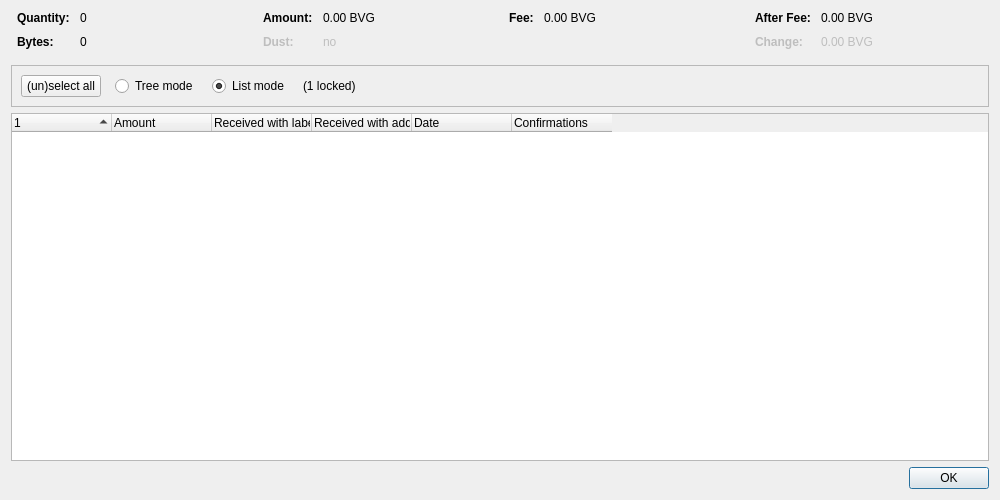
<?xml version="1.0" encoding="UTF-8"?>
<ui version="4.0">
 <class>CoinControlDialog</class>
 <widget class="QDialog" name="CoinControlDialog">
  <property name="geometry">
   <rect>
    <x>0</x>
    <y>0</y>
    <width>1000</width>
    <height>500</height>
   </rect>
  </property>
  <property name="windowTitle">
   <string>Coin Selection</string>
  </property>
  <layout class="QVBoxLayout" name="verticalLayout">
   <item>
    <layout class="QHBoxLayout" name="horizontalLayoutTop" stretch="0,0,0,0">
     <property name="topMargin">
      <number>0</number>
     </property>
     <property name="bottomMargin">
      <number>10</number>
     </property>
     <item>
      <layout class="QFormLayout" name="formLayoutCoinControl1">
       <property name="horizontalSpacing">
        <number>10</number>
       </property>
       <property name="verticalSpacing">
        <number>10</number>
       </property>
       <property name="leftMargin">
        <number>6</number>
       </property>
       <property name="rightMargin">
        <number>6</number>
       </property>
       <item row="0" column="0">
        <widget class="QLabel" name="labelCoinControlQuantityText">
         <property name="font">
          <font>
           <weight>75</weight>
           <bold>true</bold>
          </font>
         </property>
         <property name="text">
          <string>Quantity:</string>
         </property>
        </widget>
       </item>
       <item row="0" column="1">
        <widget class="QLabel" name="labelCoinControlQuantity">
         <property name="cursor">
          <cursorShape>IBeamCursor</cursorShape>
         </property>
         <property name="contextMenuPolicy">
          <enum>Qt::ActionsContextMenu</enum>
         </property>
         <property name="text">
          <string notr="true">0</string>
         </property>
         <property name="textInteractionFlags">
          <set>Qt::LinksAccessibleByMouse|Qt::TextSelectableByKeyboard|Qt::TextSelectableByMouse</set>
         </property>
        </widget>
       </item>
       <item row="1" column="0">
        <widget class="QLabel" name="labelCoinControlBytesText">
         <property name="font">
          <font>
           <weight>75</weight>
           <bold>true</bold>
          </font>
         </property>
         <property name="text">
          <string>Bytes:</string>
         </property>
        </widget>
       </item>
       <item row="1" column="1">
        <widget class="QLabel" name="labelCoinControlBytes">
         <property name="cursor">
          <cursorShape>IBeamCursor</cursorShape>
         </property>
         <property name="contextMenuPolicy">
          <enum>Qt::ActionsContextMenu</enum>
         </property>
         <property name="text">
          <string notr="true">0</string>
         </property>
         <property name="textInteractionFlags">
          <set>Qt::LinksAccessibleByMouse|Qt::TextSelectableByKeyboard|Qt::TextSelectableByMouse</set>
         </property>
        </widget>
       </item>
      </layout>
     </item>
     <item>
      <layout class="QFormLayout" name="formLayoutCoinControl2">
       <property name="horizontalSpacing">
        <number>10</number>
       </property>
       <property name="verticalSpacing">
        <number>10</number>
       </property>
       <property name="leftMargin">
        <number>6</number>
       </property>
       <property name="rightMargin">
        <number>6</number>
       </property>
       <item row="0" column="0">
        <widget class="QLabel" name="labelCoinControlAmountText">
         <property name="font">
          <font>
           <weight>75</weight>
           <bold>true</bold>
          </font>
         </property>
         <property name="text">
          <string>Amount:</string>
         </property>
        </widget>
       </item>
       <item row="0" column="1">
        <widget class="QLabel" name="labelCoinControlAmount">
         <property name="cursor">
          <cursorShape>IBeamCursor</cursorShape>
         </property>
         <property name="contextMenuPolicy">
          <enum>Qt::ActionsContextMenu</enum>
         </property>
         <property name="text">
          <string notr="true">0.00 BVG</string>
         </property>
         <property name="textInteractionFlags">
          <set>Qt::LinksAccessibleByMouse|Qt::TextSelectableByKeyboard|Qt::TextSelectableByMouse</set>
         </property>
        </widget>
       </item>
       <item row="1" column="0">
        <widget class="QLabel" name="labelCoinControlLowOutputText">
         <property name="enabled">
          <bool>false</bool>
         </property>
         <property name="font">
          <font>
           <weight>75</weight>
           <bold>true</bold>
          </font>
         </property>
         <property name="text">
          <string>Dust:</string>
         </property>
        </widget>
       </item>
       <item row="1" column="1">
        <widget class="QLabel" name="labelCoinControlLowOutput">
         <property name="enabled">
          <bool>false</bool>
         </property>
         <property name="cursor">
          <cursorShape>IBeamCursor</cursorShape>
         </property>
         <property name="contextMenuPolicy">
          <enum>Qt::ActionsContextMenu</enum>
         </property>
         <property name="text">
          <string notr="true">no</string>
         </property>
         <property name="textInteractionFlags">
          <set>Qt::LinksAccessibleByMouse|Qt::TextSelectableByKeyboard|Qt::TextSelectableByMouse</set>
         </property>
        </widget>
       </item>
      </layout>
     </item>
     <item>
      <layout class="QFormLayout" name="formLayoutCoinControl3">
       <property name="horizontalSpacing">
        <number>10</number>
       </property>
       <property name="verticalSpacing">
        <number>10</number>
       </property>
       <property name="leftMargin">
        <number>6</number>
       </property>
       <property name="rightMargin">
        <number>6</number>
       </property>
       <item row="0" column="0">
        <widget class="QLabel" name="labelCoinControlFeeText">
         <property name="font">
          <font>
           <weight>75</weight>
           <bold>true</bold>
          </font>
         </property>
         <property name="text">
          <string>Fee:</string>
         </property>
        </widget>
       </item>
       <item row="0" column="1">
        <widget class="QLabel" name="labelCoinControlFee">
         <property name="cursor">
          <cursorShape>IBeamCursor</cursorShape>
         </property>
         <property name="contextMenuPolicy">
          <enum>Qt::ActionsContextMenu</enum>
         </property>
         <property name="text">
          <string notr="true">0.00 BVG</string>
         </property>
         <property name="textInteractionFlags">
          <set>Qt::LinksAccessibleByMouse|Qt::TextSelectableByKeyboard|Qt::TextSelectableByMouse</set>
         </property>
        </widget>
       </item>
      </layout>
     </item>
     <item>
      <layout class="QFormLayout" name="formLayoutCoinControl4">
       <property name="horizontalSpacing">
        <number>10</number>
       </property>
       <property name="verticalSpacing">
        <number>10</number>
       </property>
       <property name="leftMargin">
        <number>6</number>
       </property>
       <property name="rightMargin">
        <number>6</number>
       </property>
       <item row="0" column="0">
        <widget class="QLabel" name="labelCoinControlAfterFeeText">
         <property name="font">
          <font>
           <weight>75</weight>
           <bold>true</bold>
          </font>
         </property>
         <property name="text">
          <string>After Fee:</string>
         </property>
        </widget>
       </item>
       <item row="0" column="1">
        <widget class="QLabel" name="labelCoinControlAfterFee">
         <property name="cursor">
          <cursorShape>IBeamCursor</cursorShape>
         </property>
         <property name="contextMenuPolicy">
          <enum>Qt::ActionsContextMenu</enum>
         </property>
         <property name="text">
          <string notr="true">0.00 BVG</string>
         </property>
         <property name="textInteractionFlags">
          <set>Qt::LinksAccessibleByMouse|Qt::TextSelectableByKeyboard|Qt::TextSelectableByMouse</set>
         </property>
        </widget>
       </item>
       <item row="1" column="0">
        <widget class="QLabel" name="labelCoinControlChangeText">
         <property name="enabled">
          <bool>false</bool>
         </property>
         <property name="font">
          <font>
           <weight>75</weight>
           <bold>true</bold>
          </font>
         </property>
         <property name="text">
          <string>Change:</string>
         </property>
        </widget>
       </item>
       <item row="1" column="1">
        <widget class="QLabel" name="labelCoinControlChange">
         <property name="enabled">
          <bool>false</bool>
         </property>
         <property name="cursor">
          <cursorShape>IBeamCursor</cursorShape>
         </property>
         <property name="contextMenuPolicy">
          <enum>Qt::ActionsContextMenu</enum>
         </property>
         <property name="text">
          <string notr="true">0.00 BVG</string>
         </property>
         <property name="textInteractionFlags">
          <set>Qt::LinksAccessibleByMouse|Qt::TextSelectableByKeyboard|Qt::TextSelectableByMouse</set>
         </property>
        </widget>
       </item>
      </layout>
     </item>
    </layout>
   </item>
   <item>
    <widget class="QFrame" name="frame">
     <property name="minimumSize">
      <size>
       <width>0</width>
       <height>40</height>
      </size>
     </property>
     <property name="frameShape">
      <enum>QFrame::StyledPanel</enum>
     </property>
     <property name="frameShadow">
      <enum>QFrame::Sunken</enum>
     </property>
     <layout class="QHBoxLayout" name="horizontalLayout">
      <item>
       <layout class="QHBoxLayout" name="horizontalLayoutPanel" stretch="0,0,0,0,0">
        <property name="spacing">
         <number>14</number>
        </property>
        <item>
         <widget class="QPushButton" name="pushButtonSelectAll">
          <property name="sizePolicy">
           <sizepolicy hsizetype="Maximum" vsizetype="Fixed">
            <horstretch>0</horstretch>
            <verstretch>0</verstretch>
           </sizepolicy>
          </property>
          <property name="text">
           <string>(un)select all</string>
          </property>
          <property name="autoDefault">
           <bool>false</bool>
          </property>
         </widget>
        </item>
        <item>
         <widget class="QRadioButton" name="radioTreeMode">
          <property name="sizePolicy">
           <sizepolicy hsizetype="Maximum" vsizetype="Fixed">
            <horstretch>0</horstretch>
            <verstretch>0</verstretch>
           </sizepolicy>
          </property>
          <property name="text">
           <string>Tree mode</string>
          </property>
         </widget>
        </item>
        <item>
         <widget class="QRadioButton" name="radioListMode">
          <property name="sizePolicy">
           <sizepolicy hsizetype="Maximum" vsizetype="Fixed">
            <horstretch>0</horstretch>
            <verstretch>0</verstretch>
           </sizepolicy>
          </property>
          <property name="text">
           <string>List mode</string>
          </property>
          <property name="checked">
           <bool>true</bool>
          </property>
         </widget>
        </item>
        <item>
         <widget class="QLabel" name="labelLocked">
          <property name="text">
           <string notr="true">(1 locked)</string>
          </property>
         </widget>
        </item>
        <item>
         <spacer name="horizontalSpacer">
          <property name="orientation">
           <enum>Qt::Horizontal</enum>
          </property>
          <property name="sizeHint" stdset="0">
           <size>
            <width>40</width>
            <height>20</height>
           </size>
          </property>
         </spacer>
        </item>
       </layout>
      </item>
     </layout>
    </widget>
   </item>
   <item>
    <widget class="CoinControlTreeWidget" name="treeWidget">
     <property name="contextMenuPolicy">
      <enum>Qt::CustomContextMenu</enum>
     </property>
     <property name="sortingEnabled">
      <bool>false</bool>
     </property>
     <property name="columnCount">
      <number>6</number>
     </property>
     <attribute name="headerShowSortIndicator" stdset="0">
      <bool>true</bool>
     </attribute>
     <attribute name="headerStretchLastSection">
      <bool>false</bool>
     </attribute>
     <column>
      <property name="text">
       <string/>
      </property>
     </column>
     <column>
      <property name="text">
       <string>Amount</string>
      </property>
     </column>
     <column>
      <property name="text">
       <string>Received with label</string>
      </property>
     </column>
     <column>
      <property name="text">
       <string>Received with address</string>
      </property>
     </column>
     <column>
      <property name="text">
       <string>Date</string>
      </property>
     </column>
     <column>
      <property name="text">
       <string>Confirmations</string>
      </property>
      <property name="toolTip">
       <string>Confirmed</string>
      </property>
     </column>
     <column>
      <property name="text">
       <string/>
      </property>
     </column>
     <column>
      <property name="text">
       <string/>
      </property>
     </column>
     <column>
      <property name="text">
       <string/>
      </property>
     </column>
     <column>
      <property name="text">
       <string/>
      </property>
     </column>
    </widget>
   </item>
   <item>
    <widget class="QDialogButtonBox" name="buttonBox">
     <property name="orientation">
      <enum>Qt::Horizontal</enum>
     </property>
     <property name="standardButtons">
      <set>QDialogButtonBox::Ok</set>
     </property>
    </widget>
   </item>
  </layout>
 </widget>
 <customwidgets>
  <customwidget>
   <class>CoinControlTreeWidget</class>
   <extends>QTreeWidget</extends>
   <header>qt/coincontroltreewidget.h</header>
  </customwidget>
 </customwidgets>
 <resources/>
 <connections/>
</ui>
